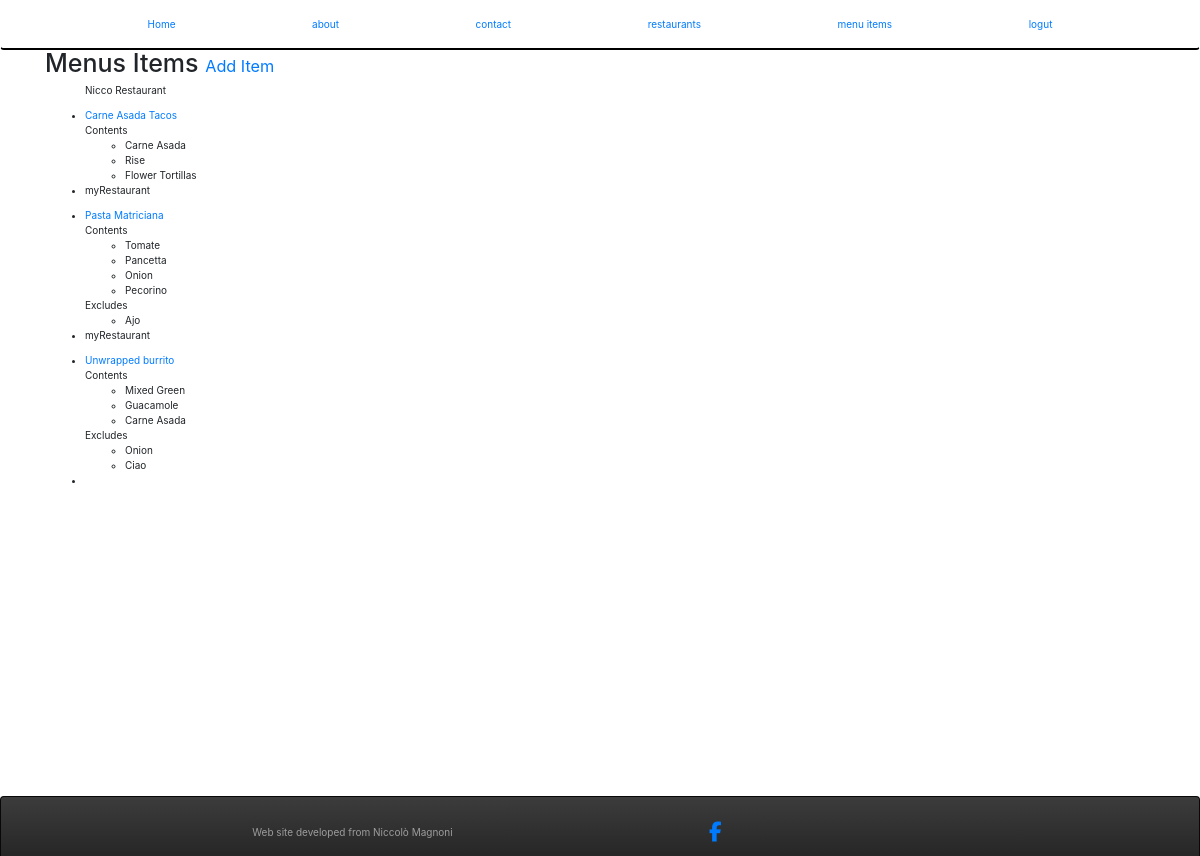
The app's page /items/ (signed in) with its own data.
### menus/models.py (models this page shows, shortened)
class Item(models.Model):
	user 		= models.ForeignKey(settings.AUTH_USER_MODEL)
	restaurant 	= models.ForeignKey(RestaurantLocation)
	name 		= models.CharField(max_length=120)
	contents	= models.TextField(help_text='separate each item by comma')
	excludes 	= models.TextField(blank=True, null=True, help_text='separate each item by comma')
	public		= models.BooleanField(default=True)
	timestamp 	= models.DateTimeField(auto_now_add=True)
	updated 	= models.DateTimeField(auto_now=True)
	class Meta:
		ordering = ['-updated', '-timestamp']
	def get_contents(self):
		return self.contents.split(",")
	def get_excludes(self):
		return self.excludes.split(",")
	def get_absolute_url(self):
		return reverse('menus:detail', kwargs={"pk":self.pk})

### restaurants/models.py (models this page shows, shortened)
class RestaurantLocation(models.Model):
	owner 		= models.ForeignKey(User) 	#class_instance.model_set.all()
	name 		= models.CharField(max_length=120)
	location 	= models.CharField(max_length=120, null=True, blank=True)
	category 	= models.CharField(max_length=120, null=True, blank=True, validators=[validate_category])
	timestamp 	= models.DateTimeField(auto_now_add=True)
	updated 	= models.DateTimeField(auto_now=True)
	slug 		= models.SlugField(null=True, blank=True)
	objects		= RestaurantLocationManager()
	def __str__(self):
		return self.name

### menus/views.py (the view)
class ItemListView(LoginRequiredMixin, ListView):
	def get_queryset(self):
		return Item.objects.filter(user = self.request.user)

### menus/templates/menus/item_list.html (shortened to what this page needs)
{% extends 'base.html' %}
{% block content %}
<h1>Menus Items <small><a href='{% url "menus:create" %}'> Add Item </a></small></h1>
<ul>
	{% for obj in object_list %}
		<p>{{obj.restaurant}}</p>
		<li><a href='{{ obj.get_absolute_url }}'>{{ obj.name }}</a><br>
		{% if obj.contents %}
		Contents
		<ul>
			{% for item in obj.get_contents %}
			<li> {{ item }}</li>
			{% endfor %}
		</ul>
		{% endif %}
		{% if obj.excludes %}
		Excludes
		<ul>
			{% for item in obj.get_excludes %}
			<li> {{ item}}</li>
			{% endfor %}
		</ul>
		{% endif %}
		</li>
		<li>
		{% empty %}
			<a href='{% url "menus:create" %}'> Add Menu Item </a>
		</li>
	{% endfor %}
</ul>
{% endblock %}

### static/css/navbar.css (style rules this page uses)
body { min-height: 300px; }

### records on screen
Item: restaurant "Nicco Restaurant", name "Carne Asada Tacos", get_contents "Carne Asada" "Rise" "Flower Tortillas"
Item: restaurant "myRestaurant", name "Pasta Matriciana", get_contents "Tomate" "Pancetta" "Onion" "Pecorino", get_excludes "Ajo"
Item: restaurant "myRestaurant", name "Unwrapped burrito", get_contents "Mixed Green" "Guacamole" "Carne Asada", get_excludes "Onion" "Ciao"
